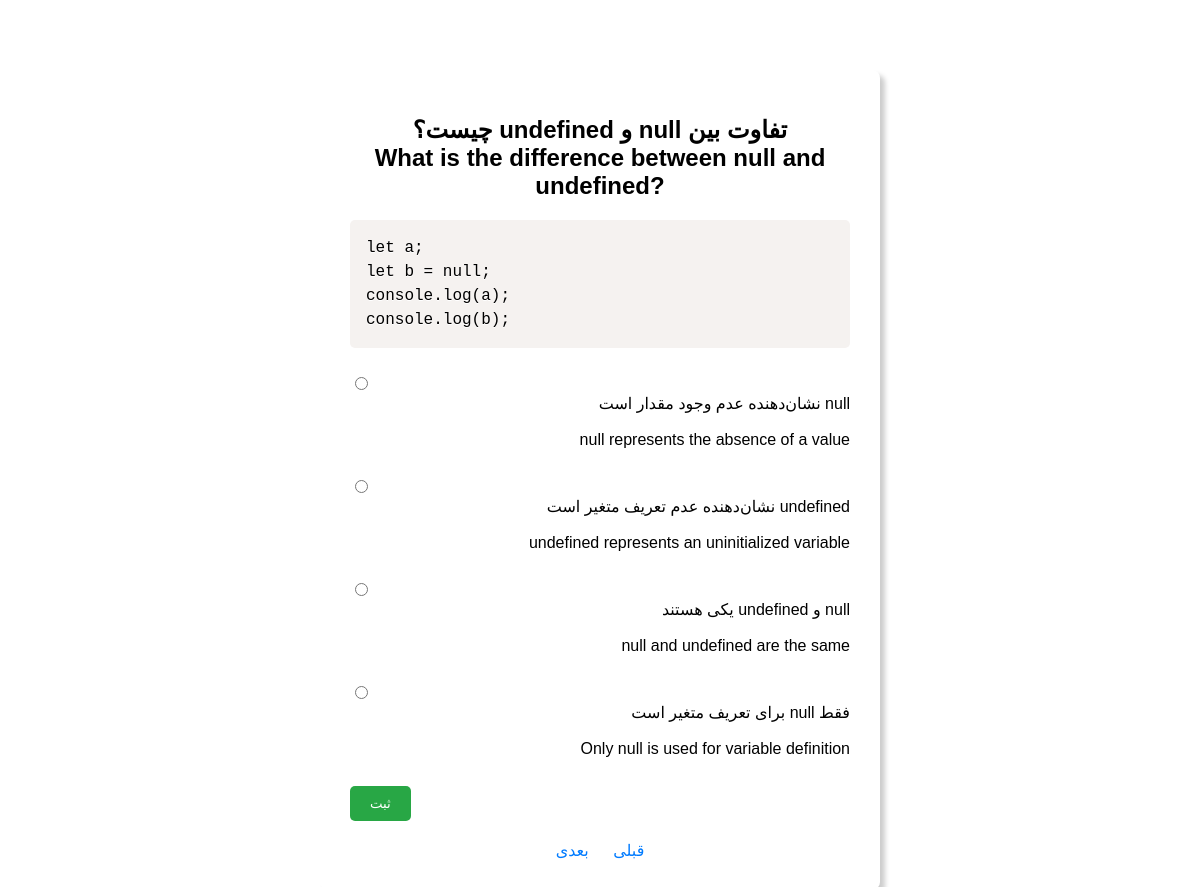
/?page=3, run on the app's committed database.
### tables this page shows
CREATE TABLE `questions` (
  `id` int(11) NOT NULL,
  `title_fa` varchar(255) NOT NULL,
  `title_en` varchar(255) NOT NULL,
  `code` text DEFAULT NULL,
  `platform` varchar(255) NOT NULL,
  `option1_fa` varchar(255) DEFAULT NULL,
  `option1_en` varchar(255) DEFAULT NULL,
  `option2_fa` varchar(255) DEFAULT NULL,
  `option2_en` varchar(255) DEFAULT NULL,
  `option3_fa` varchar(255) DEFAULT NULL,
  `option3_en` varchar(255) DEFAULT NULL,
  `option4_fa` varchar(255) DEFAULT NULL,
  `option4_en` varchar(255) DEFAULT NULL,
  `correct_option` int(11) DEFAULT NULL
);

### index.php (the view, shortened to what this page needs)
<?php
include('db.php');
$total_questions = $conn->query("SELECT COUNT(id) AS total FROM questions")->fetch_assoc()['total'];
$page = isset($_GET['page']) ? (int)$_GET['page'] : 1;
$limit = 1;
$offset = ($page - 1) * $limit;
$sql = "SELECT * FROM questions LIMIT $limit OFFSET $offset";
$result = $conn->query($sql);
$question = $result->fetch_assoc();
?>
<!DOCTYPE html>
<html lang="fa">
<head>
    <link rel="stylesheet" href="css/style.css">
    <link href="https://cdnjs.cloudflare.com/ajax/libs/prism/1.25.0/themes/prism.css" rel="stylesheet" />
</head>
<body>
    <div class="container">
        <h1 style="direction : rtl;"><?php echo $question['title_fa']; ?> <br>
        <div style="direction : ltr;">
        <?php echo $question['title_en']; ?>
        </div></h1>
        <pre><code class="language-php"><?php echo htmlentities($question['code']); ?></code></pre>
        <form method="POST" action="#">
            <input type="hidden" name="correct_option" value="<?php echo $question['correct_option']; ?>"><br>
            <label>
                <input type="radio" name="answer" value="1">
                <div style="direction : rtl;"><?php echo $question['option1_fa']; ?></div> <br>
                <div style="direction : rtl;"><?php echo $question['option1_en']; ?></div>
            </label><br>
            <label>
                <input type="radio" name="answer" value="2">
                <div style="direction : rtl;"> <?php echo $question['option2_fa']; ?></div> <br>
                  <div style="direction : rtl;"><?php echo $question['option2_en']; ?></div>
            </label><br>
            <label>
                <input type="radio" name="answer" value="3">
                <div style="direction : rtl;"> <?php echo $question['option3_fa']; ?></div> <br>
                  <div style="direction : rtl;"><?php echo $question['option3_en']; ?></div>
            </label><br>
            <label>
                <input type="radio" name="answer" value="4">
                <div style="direction : rtl;"> <?php echo $question['option4_fa']; ?></div><br>
                  <div style="direction : rtl;"><?php echo $question['option4_en']; ?></div>
            </label><br>
            <button type="submit">ثبت</button>
        </form>
        <div class="pagination">
            <?php if ($page > 1): ?>
                <a href="?page=<?php echo $page - 1; ?>">قبلی</a>
            <?php endif; ?>
            <?php if ($page < $total_questions): ?>
                <a href="?page=<?php echo $page + 1; ?>">بعدی</a>
            <?php endif; ?>
        </div>
    </div>
</body>
</html>

### css/style.css (style rules this page uses)
body { font-family: 'Arial', sans-serif; background-color: #f4f4f4; margin: 0; padding: 0; display: flex; justify-content: center; align-items: center; height: 100vh; }
.container { position: relative; top: 80px; bottom: 100px; background: #ffff; padding: 30px; border-radius: 8px; width: 500px; box-shadow: 5px 5px 5px rgb(4, 4, 4,20%) ; }
h1 { font-size: 24px; text-align: center; margin-bottom: 20px; }
pre { background:#0d0d0d; padding: 10px; border-radius: 5px; font-family: monospace; overflow-x: auto; }
label { display: block; margin-bottom: 10px; }
button { background-color: #28a745; color: white; padding: 10px 20px; border: none; border-radius: 5px; cursor: pointer; }
.pagination { text-align: center; margin-top: 20px; }
.pagination a { margin: 0 10px; color: #007bff; text-decoration: none; }

### index.php (style rules this page uses)
body { background-color: white; transition: background-color 0.5s ease; }

### data on the page
questions: title_fa "تفاوت بین null و undefined چیست؟", title_en "What is the difference between null and undefined?", option1_fa "null نشان‌دهنده عدم وجود مقدار است", option1_en "null represents the absence of a value", option2_fa "undefined نشان‌دهنده عدم تعریف متغیر است", option2_en "undefined represents an uninitialized variable", option3_fa "null و undefined یکی هستند", option3_en "null and undefined are the same", option4_fa "فقط null برای تعریف متغیر است", option4_en "Only null is used for variable definition"
